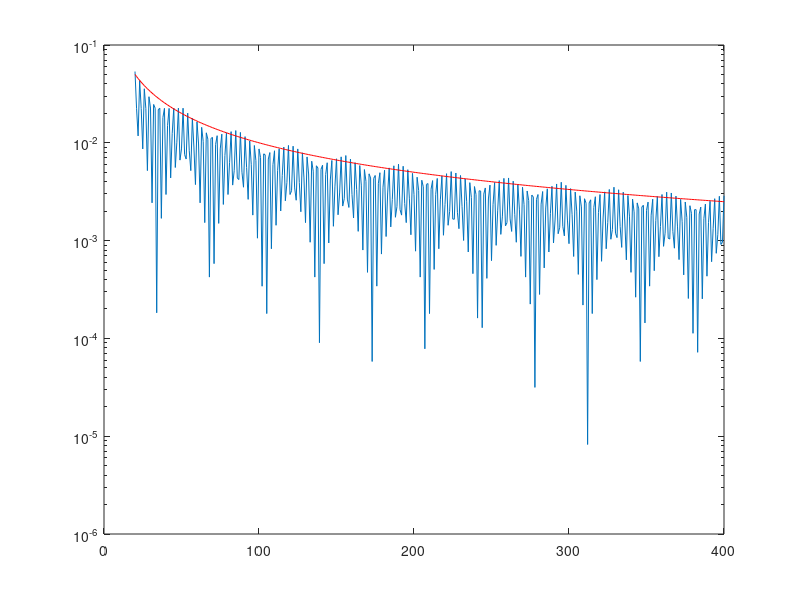

Source code (MATLAB):
%Minimum eigenvalue of Helmholtz matrices

kk = 20:400;
%kk =10;

N= length(kk);
mineigv = zeros(N,1);
taneigv = zeros(N,1);

for i=1:N
    k=kk(i);
    n = ceil(k/0.625);
    %n = ceil(k^(3/2));
    h = 1/n;
    j = 1:(n-1);
    eigvA = 4*sin(j*pi*h/2).^2-k^2*h^2;
    mineigv(i) = min(abs(eigvA));
    taneigv(i) = k/min(abs(eigvA));   
end

semilogy(kk,mineigv);
hold on
semilogy(kk,1./kk,'r');

